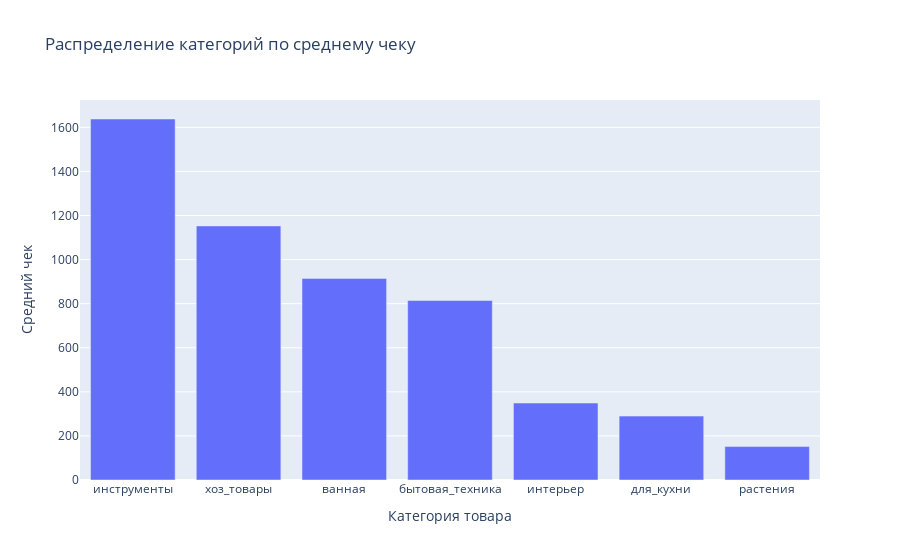

Notebook code for this chart:
### Code cell
fig = px.bar(avg_check, x='category', y='mean', 
             labels={'category': 'Категория товара', 'mean': 'Средний чек'},
             title='Распределение категорий по среднему чеку')
fig.show()

### Figure 1 — Plotly figure (JSON) as saved in the notebook; plotly's stock layout.template omitted (floating-point values rounded to 4 significant figures)
{"data": [{"alignmentgroup": "True", "hovertemplate": "Категория товара=%{x}<br>Средний чек=%{y}<extra></extra>", "legendgroup": "", "marker": {"color": "#636efa", "pattern": {"shape": ""}}, "name": "", "offsetgroup": "", "orientation": "v", "showlegend": false, "textposition": "auto", "type": "bar", "x": ["инструменты", "хоз_товары", "ванная", "бытовая_техника", "интерьер", "для_кухни", "растения"], "xaxis": "x", "y": [1638.0, 1153.0, 914.7, 814.6, 349.3, 289.9, 151.7], "yaxis": "y"}], "layout": {"autosize": true, "barmode": "relative", "legend": {"tracegroupgap": 0}, "title": {"text": "Распределение категорий по среднему чеку"}, "xaxis": {"anchor": "y", "autorange": true, "domain": [0, 1], "range": [-0.5, 6.5], "title": {"text": "Категория товара"}, "type": "category"}, "yaxis": {"anchor": "x", "autorange": true, "domain": [0, 1], "range": [0, 1724.0], "title": {"text": "Средний чек"}, "type": "linear"}}}
